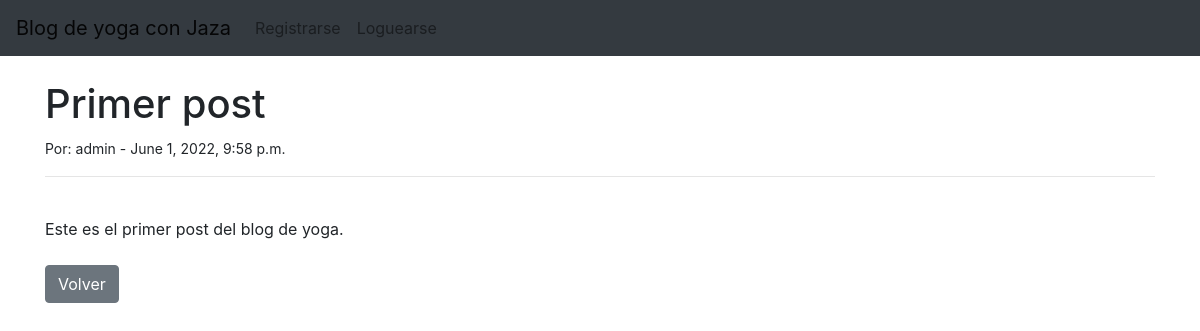
/post/1/, run on an earlier commit of the app's database.
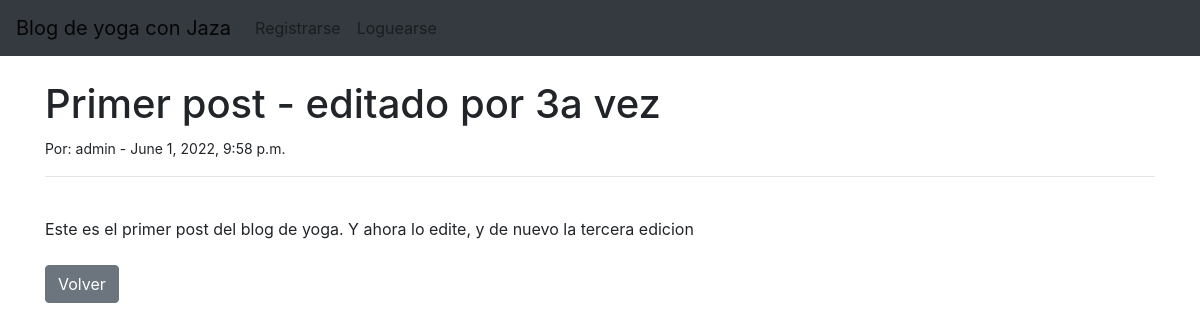
And on a later commit of the database.
### AppBlogYoga/models.py (models this page shows, shortened)
class Post(models.Model):
    titulo=models.CharField(max_length=200)
    subtitulo=models.CharField(max_length=200)
    cuerpo=models.TextField()
    autor=models.ForeignKey(User, on_delete=models.CASCADE)
    fecha=models.DateTimeField(auto_now_add=True)
    imagen=models.ImageField(upload_to='blog/', blank=True, null=True)
    categoria=models.CharField(max_length=200, default='yoga')

### AppBlogYoga/views.py (the view)
# urls.py: path('post/<int:pk>/', DetailPost.as_view(), name='detailPost'),
class DetailPost(DetailView):
    model = Post
    template_name = 'detailPost.html'

### AppBlogYoga/templates/detailPost.html (shortened to what this page needs)
{% extends 'padre.html' %}
{% block content %}
<h1>{{ post.titulo }}</h1>
<small>Por:
    {{ post.autor }} -
    {{post.fecha}}  </small>
<hr>
<br/>
{{ post.cuerpo | safe }}
<br/><br/>
<a href="{% url 'home' %}" class="btn btn-secondary">Volver</a>
{% endblock %}

What changed in the data, as far as the page shows it:
changed Post "admin": titulo "Primer post" → "Primer post - editado por 3a vez"; cuerpo "Este es el primer post del blog de yoga." → "Este es el primer post del blog de yoga. Y ahora lo edite, y de nuevo la tercera edicion"
